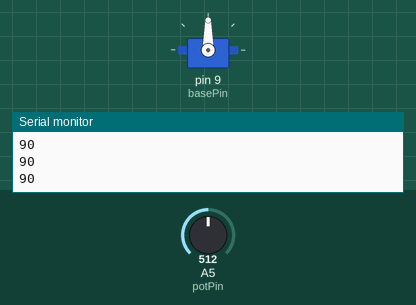
The sketch below on a simulated Arduino Uno, built with avr-gcc and run on an emulated ATmega328P. Parts: servo, the last lines printed to the serial monitor. The inputs (shaded band) are chosen by the test bench; at power-on: A5 (potPin) = 512.

Above: at 1.2 s.
1.3 s: A5 (potPin) set to 716
At 2.5 s:
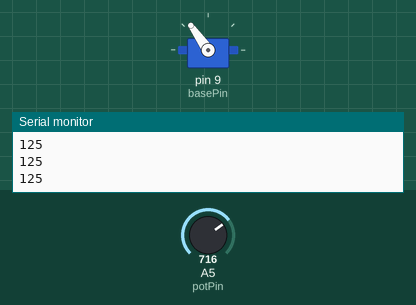
2.8 s: A5 (potPin) set to 900
At 3.7 s:
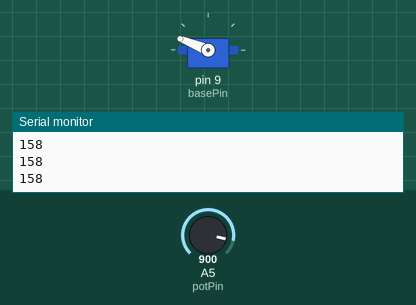
4.3 s: A5 (potPin) set to 1023
At 4.7 s:
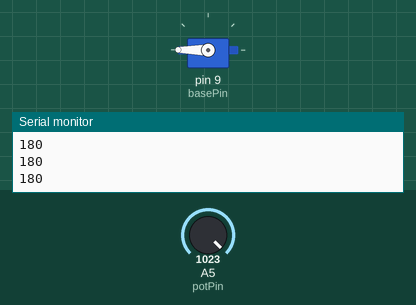
5.8 s: A5 (potPin) set to 306
At 6.1 s:
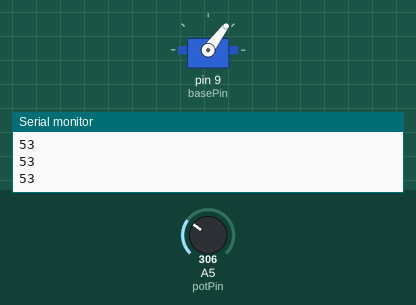
7.3 s: A5 (potPin) set to 122
At 8.5 s:
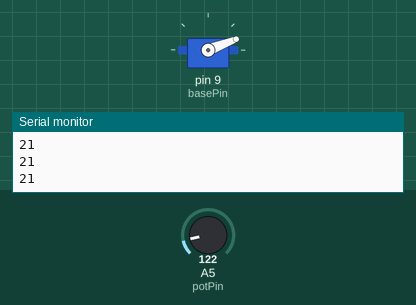
8.8 s: A5 (potPin) set to 0
At 9.4 s:
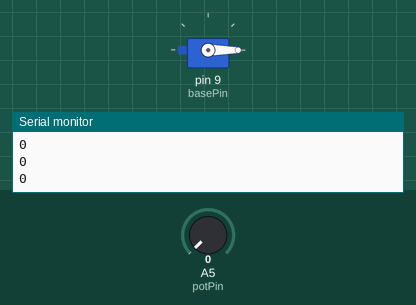
Timing chart, 0 to 11.3 s (numbered marks = the images above; inputs shaded):
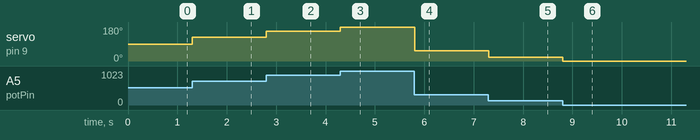

The sketch:

THE_ULTIMATE_SWEEP.ino
```cpp
#include <Servo.h>

Servo base;

int potPin = 5;
int basePin = 9;

void setup() {
  // put your setup code here, to run once:
//analog pins don't need to have a pinMode or anything like that
//lowkey racism
Serial.begin(9600);
base.attach(basePin);
}

void loop() {
  // put your main code here, to run repeatedly:
int val = analogRead(potPin);

val = map(val,0,1023,0,180);
Serial.println(val);
base.write(val);
delay(10);
}
```

Measured:
- after the input at 1.3 s, servo on pin 9 (basePin): 90° → 125° at once
- after the input at 2.8 s, servo on pin 9 (basePin): 125° → 158° at once
- after the input at 4.3 s, servo on pin 9 (basePin): 158° → 180° at once
- after the input at 5.8 s, servo on pin 9 (basePin): 180° → 53° at once
- after the input at 7.3 s, servo on pin 9 (basePin): 53° → 21° at once
- after the input at 8.8 s, servo on pin 9 (basePin): 21° → 0° at once
